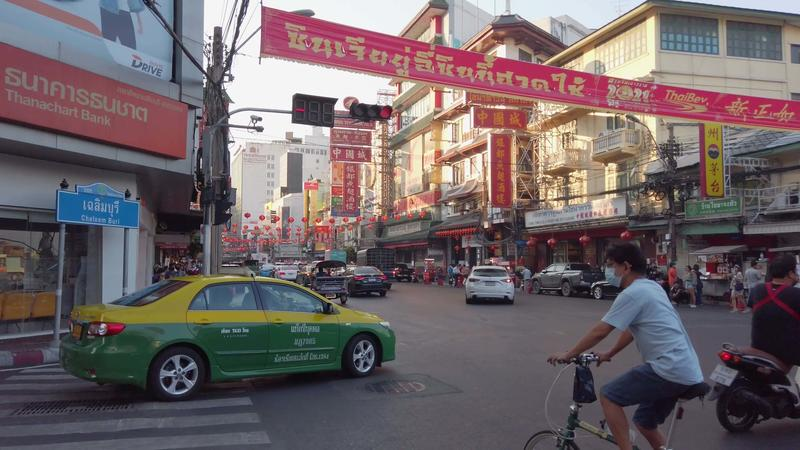
#> input picture test_image_1.jpg, 800 x 450 px
$ jupyter execute --allow-errors yolo_predictions.ipynb
#> lines starting #> are read from the running program, lines starting #| are printed output that depends on the picture
### YOLO Predictions

[cell 1]
# Imports
import cv2 as cv
import numpy as np
import os
import yaml
from yaml.loader import SafeLoader

[cell 2]
# Load YAML
with open("data.yaml", mode="r") as f:
    data_yaml = yaml.load(f, Loader=SafeLoader)

labels = data_yaml["names"]
print(labels)

#> (a cell that did not finish here is left out)

[cell 4]
# Load an image and get predictions of the YOLO Model
img = cv.imread("test_image_1.jpg")
#> img is the input picture: shape (450, 800, 3); mean B, G, R 102.8, 100, 111.2
img_pred = img.copy()
row, col, d = img_pred.shape
#> row = 450; col = 800; d = 3

# Get the YOLO prediction from the image
# First, convert image to square image
max_rc = max(row, col)
#> max_rc = 800
input_image = np.zeros((max_rc, max_rc, 3), dtype=np.uint8)
input_image[0:row, 0:col] = img_pred
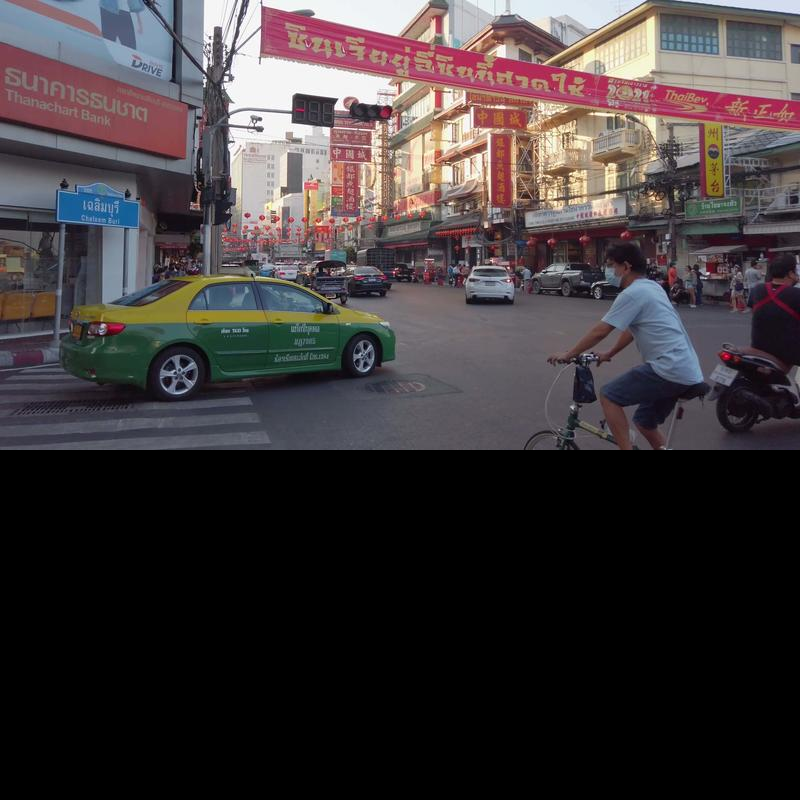
#> input_image: shape (800, 800, 3); mean B, G, R 57.8, 56.3, 62.6

# Then, get predictions from square array
INPUT_WH_YOLO = 640
blob = cv.dnn.blobFromImage(input_image, 1/255, (INPUT_WH_YOLO, INPUT_WH_YOLO), swapRB=True, crop=False)
#> (the rest of this cell did not finish here and is left out)


$ run again, with test_image_2.jpg copied over test_image_1.jpg
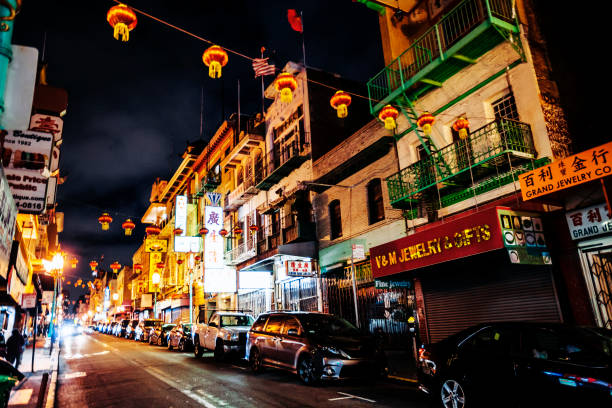
#> input picture test_image_2.jpg, 612 x 408 px
#> img is the input picture: shape (408, 612, 3); mean B, G, R 43.8, 59.7, 80.7
#> `input_image[0:row, 0:col] = img_pred`:
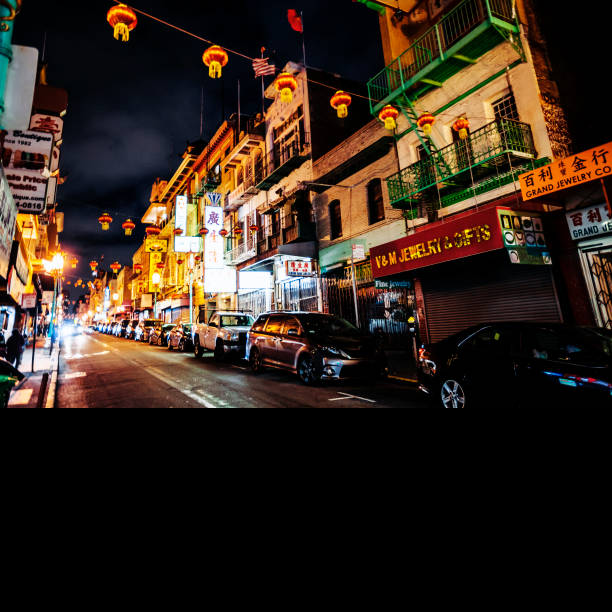
#> input_image: shape (612, 612, 3); mean B, G, R 29.2, 39.8, 53.8
